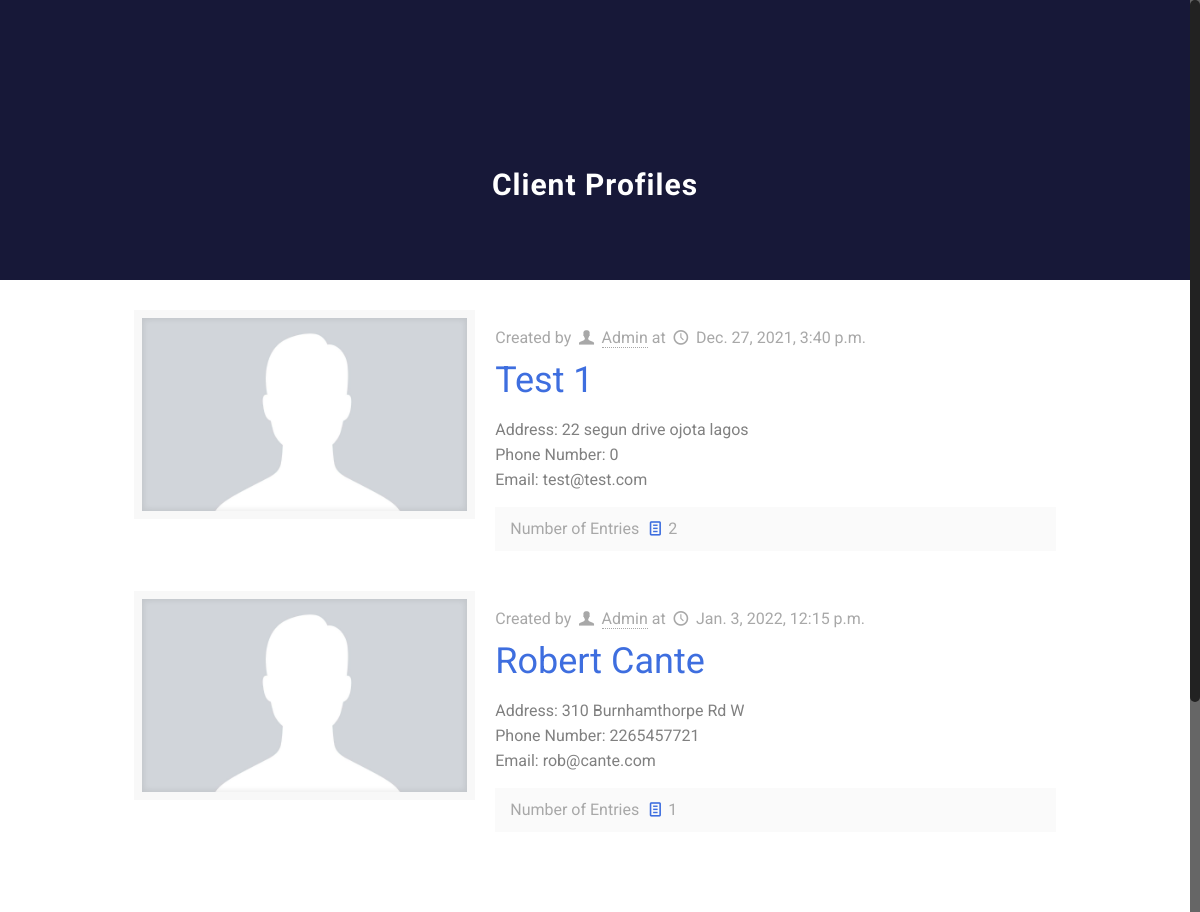
Page /records on the committed database.
### calc/models.py (models this page shows, shortened)
class Record(models.Model):
    name = models.CharField(max_length=30, unique=True)
    creation_date = models.DateTimeField(default=datetime.now())
    number = models.IntegerField()
    email = models.EmailField()
    address = models.CharField(max_length=100)

### calc/views.py (the view)
# urls.py: path('records', views.listdisplay, name='recordPG'),
def listdisplay(request):
    records = Record.objects.all()
    return render(request, 'content/wallet/articles.html', {'records':records})

### templates/content/wallet/articles.html (shortened to what this page needs)
{% load static %}
<!DOCTYPE html>
<html class="no-js">
<head>
    <link rel='stylesheet' href="{% static 'css/global.css' %}">
    <link rel='stylesheet' href="{% static 'content/wallet/css/structure.css' %}">
    <link rel='stylesheet' href="{% static 'content/wallet/css/wallet.css' %}">
    <link rel='stylesheet' href="{% static 'content/wallet/css/custom.css' %}>
    <link rel="stylesheet" href="{% static 'plugins/rs-plugin/css/settings.css' %}">
</head>
<body class="color-custom style-simple layout-full-width nice-scroll-on button-flat header-classic minimalist-header-no sticky-header sticky-tb-color ab-show subheader-both-center menu-line-below menuo-right footer-copy-center mobile-tb-left mobile-mini-ml-lc mobile-header-mini tr-menu">
    <div id="Wrapper">
        <div id="Header_wrapper">
            <div id="Subheader" style="padding:170px 0 80px;">
                <div class="container">
                    <div class="column one">
                        <h1 class="title">Client Profiles</h1>
                    </div>
                </div>
            </div>
        </div>
        <div id="Content">
            <div class="content_wrapper clearfix">
                <div class="sections_group">
                    <div class="section">
                        <div class="section_wrapper clearfix">
                            <div class="column one column_blog">
                                <div class="blog_wrapper isotope_wrapper">
                                    <div class="posts_group lm_wrapper classic col-3">
                                        {% for object in records %}
                                        <div class="post-item isotope-item clearfix post-2277 post  format-standard has-post-thumbnail  category-events tag-video ">
                                            <div class="image_frame post-photo-wrapper scale-with-grid image">
                                                <div class="image_wrapper">
                                                    <a href="{% url 'ceetPG' pk=object.pk %}">
                                                        <div class="mask"></div><img width="960" height="750" src="{% static 'images/prof1.png' %}" class="scale-with-grid wp-post-image" alt="home_wallet_blog1" />
                                                    </a>
                                                </div>
                                            </div>
                                            <div class="post-desc-wrapper">
                                                <div class="post-desc">
                                                    <div class="post-head">
                                                        <div class="post-meta clearfix">
                                                            <div class="author-date">
                                                                <span class="vcard author post-author"><span class="label">Created by </span><i class="icon-user"></i> <span class="fn"><a href="#">Admin</a></span></span><span class="date"><span class="label"> at </span><i class="icon-clock"></i> <span class="post-date updated">{{ object.creation_date }}</span></span>
                                                            </div>
                                                        </div>
                                                    </div>
                                                    <div class="post-title">
                                                        <h2 class="entry-title" itemprop="headline"><a href="{% url 'ceetPG' pk=object.pk %}">{{object.name}}</a></h2>
                                                    </div>
                                                    <div class="post-excerpt">
                                                        <p>
                                                            Address: {{ object.address }}
                                                            <br>
                                                            Phone Number: {{ object.number }}
                                                            <br>
                                                            Email: {{ object.email }}
                                                        </p>
                                                    </div>
                                                    <div class="post-footer">
                                                        <div class="button-love">
                                                            <span class="love-text">Number of Entries</span><a href="#" class="mfn-love " data-id="2277"><span class="icons-wrapper"><i class="icon-doc-text"></i></span><span class="label">{{ object.history_set.all.count }}</span></a>
                                                        </div>
                                                    </div>
                                                </div>
                                            </div>
                                        </div>
                                        {% endfor %}
                                    </div>
                                </div>
                            </div>
                        </div>
                    </div>
                </div>
            </div>
        </div>
    </div>
</body>
</html>

### static/content/wallet/css/wallet.css (style rules this page uses)
#Header_wrapper, #Intro { background-color: #111226; }
#Subheader { background-color: rgba(23, 24, 56, 1); }
body, ul.timeline_items, .icon_box a .desc, .icon_box a:hover .desc, .feature_list ul li a, .list_item a, .list_item a:hover, .widget_recent_entries ul li a, .flat_box a, .flat_box a:hover, .story_box .desc, .content_slider.carouselul li a .title, .content_slider.flat.description ul li .desc, .content_slider.flat.description ul li a .desc, .post-nav.minimal a i { color: #808080; }
.themecolor, .opening_hours .opening_hours_wrapper li span, .fancy_heading_icon .icon_top, .fancy_heading_arrows .icon-right-dir, .fancy_heading_arrows .icon-left-dir, .fancy_heading_line .title, .button-love a.mfn-love, .format-link .post-title .icon-link, .pager-single>span, .pager-single a:hover, .widget_meta ul, .widget_pages ul, .widget_rss ul, .widget_mfn_recent_comments ul li:after, .widget_archive ul, .widget_recent_comments ul li:after, .widget_nav_menu ul, .woocommerce ul.products li.product .price, .shop_slider .shop_slider_ul li .item_wrapper .price, .woocommerce-page ul.products li.product .price, .widget_price_filter .price_label .from, .widget_price_filter .price_label .to, .woocommerce ul.product_list_widget li .quantity .amount, .woocommerce .product div.entry-summary .price, .woocommerce .star-rating span, #Error_404 .error_pic i, .style-simple #Filters .filters_wrapper ul li a:hover, .style-simple #Filters .filters_wrapper ul li.current-cat a, .style-simple .quick_fact .title { color: #3e6edf; }
a { color: #3e6edf; }
.blockquote p.author span, .counter .desc_wrapper .title, .article_box .desc_wrapper p, .team .desc_wrapper p.subtitle, .pricing-box .plan-header p.subtitle, .pricing-box .plan-header .price sup.period, .chart_box p, .fancy_heading .inside, .fancy_heading_line .slogan, .post-meta, .post-meta a, .post-footer, .post-footer a span.label, .pager .pages a, .button-love a .label, .pager-single a, #comments .commentlist>li .comment-author .says, .fixed-nav .desc .date, .filters_buttons li.label, .Recent_posts ul li a .desc .date, .widget_recent_entries ul li .post-date, .tp_recent_tweets .twitter_time, .widget_price_filter .price_label, .shop-filters .woocommerce-result-count, .woocommerce ul.product_list_widget li .quantity, .widget_shopping_cart ul.product_list_widget li dl, .product_meta .posted_in, .woocommerce .shop_table .product-name .variation>dd, .shipping-calculator-button:after, .shop_slider .shop_slider_ul li .item_wrapper .price del, .testimonials_slider .testimonials_slider_ul li .author span, .testimonials_slider .testimonials_slider_ul li .author span a, .Latest_news ul li .desc_footer { color: #a8a8a8; }
h1, h1 a, h1 a:hover, .text-logo #logo { color: #404040; }
h2, h2 a, h2 a:hover { color: #3e6edf; }
#Subheader .title { color: #fff; }
.image_frame { border-color: #f8f8f8; }
.image_frame .image_wrapper .mask::after { background: rgba(255, 255, 255, 0.4); }
html { background-color: #fff; }
#Wrapper, #Content { background-color: #fff; }
body, button, span.date_label, .timeline_items li h3 span, input[type="submit"], input[type="reset"], input[type="button"], input[type="text"], input[type="password"], input[type="tel"], input[type="email"], textarea, select, .offer_li .title h3 { font-family: "Roboto", Arial, Tahoma, sans-serif; }
#Subheader .title { font-family: "Roboto", Arial, Tahoma, sans-serif; }
h1, h2, h3, h4, .text-logo #logo { font-family: "Roboto", Arial, Tahoma, sans-serif; }
body { font-size: 16px; line-height: 25px; font-weight: 400; letter-spacing: 0px; }
#Subheader .title { font-size: 30px; line-height: 30px; font-weight: 700; letter-spacing: 1px; }
h1, .text-logo #logo { font-size: 48px; line-height: 60px; font-weight: 400; letter-spacing: 0px; }
h2 { font-size: 36px; line-height: 44px; font-weight: 400; letter-spacing: 0px; }

### rows in the picture
Record: creation_date "Dec. 27, 2021, 3:40 p.m.", name "Test 1", address "22 segun drive ojota lagos", number "0", email "test@test.com", history_set.all.count "2"
Record: creation_date "Jan. 3, 2022, 12:15 p.m.", name "Robert Cante", address "310 Burnhamthorpe Rd W", number "2265457721", email "rob@cante.com", history_set.all.count "1"
